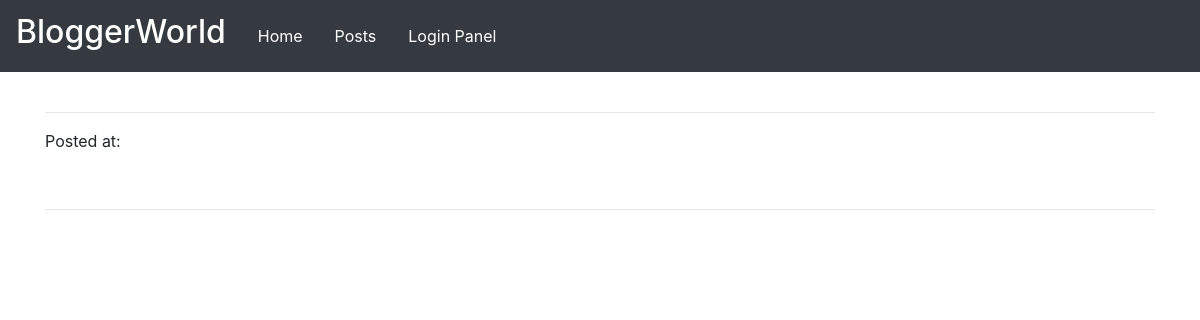
Page /blogpage/SANTA-FAKE on the earlier database version.
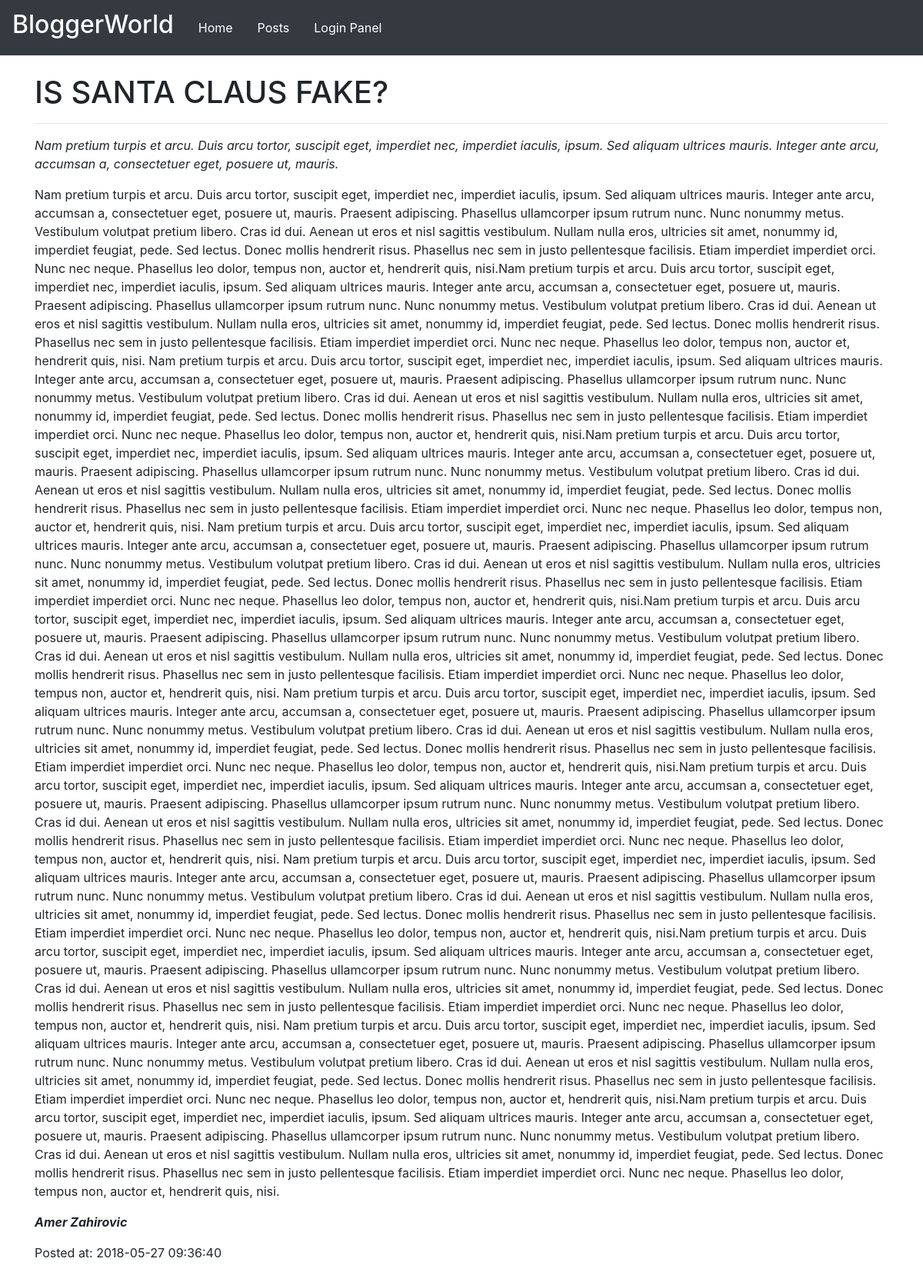
Same page on the later database version.
### tables this page shows
CREATE TABLE `posts` (
  `id` int(11) NOT NULL,
  `author` varchar(255) NOT NULL,
  `title` varchar(255) NOT NULL,
  `content` text NOT NULL,
  `created_at` datetime NOT NULL DEFAULT CURRENT_TIMESTAMP,
  `slug` varchar(255) NOT NULL,
  `shortdescription` varchar(255) NOT NULL
);

### public/blogpage.php (the view, shortened to what this page needs)
<?php
	require '../config.php';
	$array =$_GET;
	$imploded = implode('', $array);
	$blog = $connection->prepare('SELECT *FROM posts WHERE slug = :slug');
	$blog->execute(['slug' => $imploded]);
	$blog = $blog->fetch(PDO::FETCH_ASSOC);
 ?>
<!DOCTYPE html>
<html>
<head>
	<link rel="stylesheet" href="https://stackpath.bootstrapcdn.com/bootstrap/4.1.1/css/bootstrap.min.css">
	<link rel="stylesheet" type="text/css" href="../css/main.css">
</head>
<body>
	<div class="navbar navbar-expand-lg navbar-dark  bg-dark">
		<div class="navbar-brand ">
			<h2>BloggerWorld</h2>
		</div>
		<ul class="nav">
			<li class="nav-item">
				<a class="nav-link" href="../index.php">Home</a>
			</li>
			<li class="nav-item">
				<a class="nav-link" href="../posts.php">Posts</a>
			</li>
			<li class="nav-item">
				<a class="nav-link" href="../loginpanel.php">Login Panel</a>
			</li>
		</ul>
	</div>
	<div class="container-fluid">
		<div class="container">
			<br>
			<div class="posts">
				<h1><?php echo $blog['title']?></h1>
				<hr>
				<p><i><?php  echo $blog['shortdescription'];?></i></p>
				<p><?php echo $blog['content'] ?></p>
				<p><b><i><?php echo $blog['author'] ?></i></b></p>
				<p>Posted at: <?php echo $blog['created_at']; ?></p>
				<br>
				<hr>
			</div>
		</div>
	</div>
</body>
</html>

### public/css/main.css (style rules this page uses)
body { height: 100vh; }
a.nav-link { color: white; }
.container-fluid { height: 100vh; }
.container { height: 100vh; }

Differences in the rows shown:
added posts: title "IS SANTA CLAUS FAKE?", shortdescription "Nam pretium turpis et arcu. Duis arcu tortor, suscipit eget, imperdiet nec, imperdiet iaculis, ipsum. Sed aliquam ultrices mauris. Integer ante arcu, accumsan a, consectetuer eget, posuere ut, mauris.", content "Nam pretium turpis et arcu. Duis arcu tortor, suscipit eget, imperdiet nec, imperdiet iaculis, ipsum. Sed aliquam ultrices mauris. Integer ante arcu, accumsan a, consectetuer eget, posuere ut, mauris. Praesent adipiscing. Phasellus ullamcorper ipsum rutrum nunc. Nunc nonummy metus. Vestibulum volutpat pretium libero. Cras id dui. Aenean ut eros et nisl sagittis vestibulum. Nullam nulla eros, ultricies sit amet, nonummy id, imperdiet feugiat, pede. Sed lectus. Donec mollis hendrerit risus. Phasellus nec sem in justo pellentesque facilisis. Etiam imperdiet imperdiet orci. Nunc nec neque. Phasellus leo dolor, tempus non, auctor et, hendrerit quis, nisi.Nam pretium turpis et arcu. Duis arcu…", author "Amer Zahirovic", created_at "2018-05-27 09:36:40"
